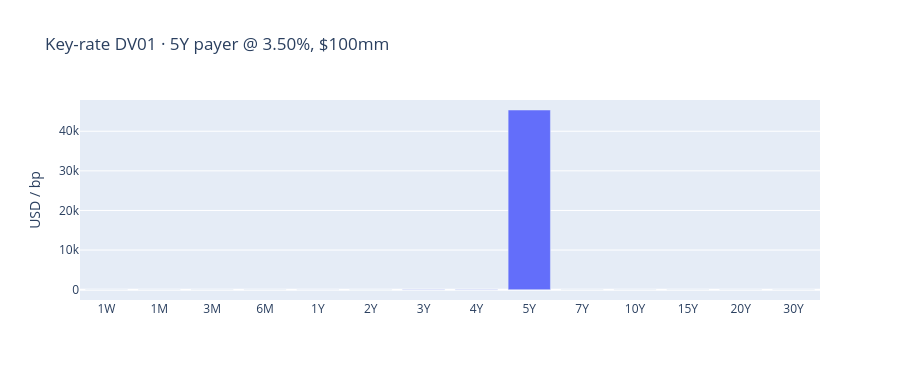

Here is the notebook cell this chart was saved with:
### Markdown cell above
## Key-rate DV01 ladder

Bump each OIS input quote by 1bp and reprice. The sum of key-rate DV01s should reconcile to the parallel DV01.

### Code cell
def key_rate_dv01(s, bp=1.0):
    base = s.NPV()
    out = {}
    for tenor in sofr.quotes:
        sofr.bump(tenor, bp)
        out[tenor] = (s.NPV() - base) / bp
        sofr.reset()
    return pd.Series(out, name="DV01_usd_per_bp")

krd = key_rate_dv01(swap)
display(krd.to_frame().style.format("{:,.0f}"))
print("sum of KRDs:", f"{krd.sum():,.0f}", "| parallel:", f"{parallel:,.0f}", "| diff:", f"{krd.sum() - parallel:,.1f}")

fig = go.Figure(go.Bar(x=krd.index, y=krd.values))
fig.update_layout(title="Key-rate DV01 · 5Y payer @ 3.50%, $100mm", yaxis_title="USD / bp", height=380)
fig.show()

### Figure 1 — Plotly figure (JSON) as saved in the notebook; plotly's stock layout.template omitted (floating-point values rounded to 4 significant figures)
{"data": [{"type": "bar", "x": ["1W", "1M", "3M", "6M", "1Y", "2Y", "3Y", "4Y", "5Y", "7Y", "10Y", "15Y", "20Y", "30Y"], "y": [-1.161, 2.315e-05, -0.001331, 0.1234, -18.95, -38.83, -59.31, -80.76, 45370.0, 9.904e-06, 9.904e-06, 9.904e-06, 9.904e-06, 9.904e-06]}], "layout": {"height": 380, "title": {"text": "Key-rate DV01 · 5Y payer @ 3.50%, $100mm"}, "yaxis": {"title": {"text": "USD / bp"}}}}
